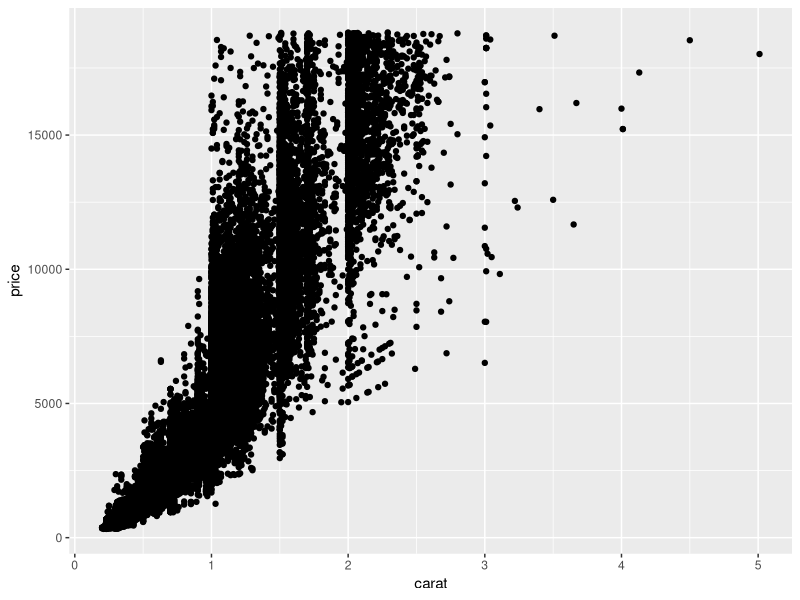
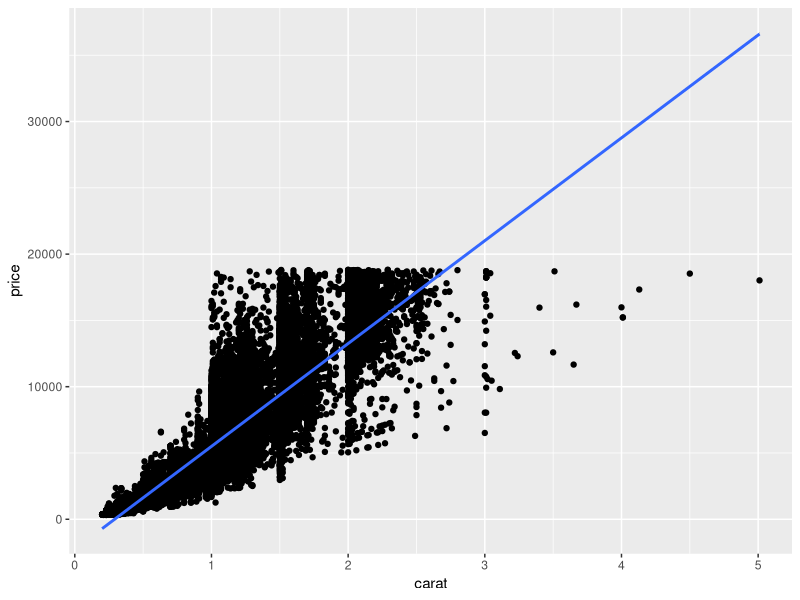

Source code (R) for these figures, in order:
## ---- chunk 1
knitr::opts_chunk$set(fig.width=12, fig.height=6, fig.retina = 3)
## ---- chunk 2
# load ggplot2
library(ggplot2)

# view the structure of diamonds dataset
str(diamonds)

# view some first rows of the dataset
head(diamonds)
## ---- chunk 3
# CREATE an (empty) plot
ggplot() +
  
  # LAYERS
  # only one layer
  layer(data = diamonds,
        mapping = aes(x = carat, y = price),
        geom = 'point',
        stat = 'identity',
        position = 'identity') +
  
  # COMMON SPECIFICATIONS
  # Scales: use continuous position scales
  scale_x_continuous() +
  scale_y_continuous() +
  
  # Coord: use Cartesian coord
  coord_cartesian() +
  
  # Facet: don't facet
  facet_null() +
  
  # Theme: use them_grey
  theme_grey()
## ---- chunk 4
ggplot() +
  # layer displaying the scatter plot
  geom_point(data = diamonds,
             mapping = aes(x = carat, y = price)) +
  
  # layer displaying the regression line
  geom_smooth(data = diamonds,
              mapping = aes(x = carat, y = price),
              method = 'lm')

